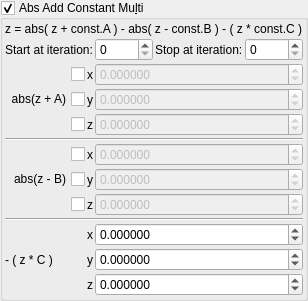
    <widget class="MyGroupBox" name="groupCheck_transf_function_enabledF_false">
     <property name="toolTip">
      <string/>
     </property>
     <property name="title">
      <string>Abs Add Constant Mu&amp;lti</string>
     </property>
     <property name="checkable">
      <bool>true</bool>
     </property>
     <layout class="QVBoxLayout" name="verticalLayout_33" stretch="0,0,0">
      <property name="spacing">
       <number>2</number>
      </property>
      <property name="leftMargin">
       <number>2</number>
      </property>
      <property name="topMargin">
       <number>2</number>
      </property>
      <property name="rightMargin">
       <number>2</number>
      </property>
      <property name="bottomMargin">
       <number>2</number>
      </property>
      <item>
       <widget class="QLabel" name="label_2">
        <property name="text">
         <string>z = abs( z + const.A ) - abs( z - const.B ) - ( z * const.C )</string>
        </property>
       </widget>
      </item>
      <item>
       <layout class="QGridLayout" name="gridLayout_65">
        <property name="spacing">
         <number>2</number>
        </property>
        <item row="2" column="2">
         <widget class="QLabel" name="label_253">
          <property name="text">
           <string>Stop at iteration:</string>
          </property>
         </widget>
        </item>
        <item row="2" column="3">
         <widget class="MySpinBox" name="spinboxInt_transf_stop_iterations_F">
          <property name="sizePolicy">
           <sizepolicy hsizetype="Minimum" vsizetype="Maximum">
            <horstretch>0</horstretch>
            <verstretch>0</verstretch>
           </sizepolicy>
          </property>
          <property name="maximum">
           <number>999</number>
          </property>
         </widget>
        </item>
        <item row="2" column="1">
         <widget class="MySpinBox" name="spinboxInt_transf_start_iterations_F">
          <property name="sizePolicy">
           <sizepolicy hsizetype="Minimum" vsizetype="Maximum">
            <horstretch>0</horstretch>
            <verstretch>0</verstretch>
           </sizepolicy>
          </property>
          <property name="maximum">
           <number>999</number>
          </property>
         </widget>
        </item>
        <item row="2" column="0">
         <widget class="QLabel" name="label_254">
          <property name="text">
           <string>Start at iteration:</string>
          </property>
         </widget>
        </item>
       </layout>
      </item>
      <item>
       <layout class="QGridLayout" name="gridLayout_28" columnstretch="0,0,1">
        <property name="spacing">
         <number>2</number>
        </property>
        <item row="5" column="2">
         <widget class="MyDoubleSpinBox" name="spinbox3_transf_offset_000_x">
          <property name="enabled">
           <bool>false</bool>
          </property>
          <property name="sizePolicy">
           <sizepolicy hsizetype="Minimum" vsizetype="Maximum">
            <horstretch>0</horstretch>
            <verstretch>0</verstretch>
           </sizepolicy>
          </property>
          <property name="prefix">
           <string/>
          </property>
          <property name="decimals">
           <number>6</number>
          </property>
          <property name="minimum">
           <double>-99.989999999999995</double>
          </property>
          <property name="singleStep">
           <double>0.100000000000000</double>
          </property>
         </widget>
        </item>
        <item row="3" column="0">
         <widget class="MyCheckBox" name="checkBox_transf_function_enabledAz">
          <property name="layoutDirection">
           <enum>Qt::RightToLeft</enum>
          </property>
          <property name="text">
           <string/>
          </property>
         </widget>
        </item>
        <item row="6" column="1">
         <widget class="QLabel" name="label_95">
          <property name="text">
           <string notr="true">y</string>
          </property>
         </widget>
        </item>
        <item row="1" column="0">
         <widget class="MyCheckBox" name="checkBox_transf_function_enabledAx">
          <property name="layoutDirection">
           <enum>Qt::RightToLeft</enum>
          </property>
          <property name="text">
           <string/>
          </property>
         </widget>
        </item>
        <item row="6" column="0">
         <widget class="MyCheckBox" name="checkBox_transf_function_enabledy">
          <property name="layoutDirection">
           <enum>Qt::RightToLeft</enum>
          </property>
          <property name="text">
           <string notr="true">abs(z - B)</string>
          </property>
         </widget>
        </item>
        <item row="2" column="0">
         <widget class="MyCheckBox" name="checkBox_transf_function_enabledAy">
          <property name="layoutDirection">
           <enum>Qt::RightToLeft</enum>
          </property>
          <property name="text">
           <string notr="true">abs(z + A)</string>
          </property>
         </widget>
        </item>
        <item row="11" column="2">
         <widget class="MyDoubleSpinBox" name="spinbox3_transf_scale3D_111_z">
          <property name="sizePolicy">
           <sizepolicy hsizetype="Minimum" vsizetype="Maximum">
            <horstretch>0</horstretch>
            <verstretch>0</verstretch>
           </sizepolicy>
          </property>
          <property name="decimals">
           <number>6</number>
          </property>
          <property name="minimum">
           <double>-99.989999999999995</double>
          </property>
          <property name="maximum">
           <double>99.989999999999995</double>
          </property>
          <property name="singleStep">
           <double>0.100000000000000</double>
          </property>
         </widget>
        </item>
        <item row="5" column="1">
         <widget class="QLabel" name="label_94">
          <property name="text">
           <string notr="true">x</string>
          </property>
         </widget>
        </item>
        <item row="1" column="2">
         <widget class="MyDoubleSpinBox" name="spinbox3_transf_offsetF_000_x">
          <property name="enabled">
           <bool>false</bool>
          </property>
          <property name="sizePolicy">
           <sizepolicy hsizetype="Minimum" vsizetype="Maximum">
            <horstretch>0</horstretch>
            <verstretch>0</verstretch>
           </sizepolicy>
          </property>
          <property name="prefix">
           <string/>
          </property>
          <property name="decimals">
           <number>6</number>
          </property>
          <property name="minimum">
           <double>-99.989999999999995</double>
          </property>
          <property name="singleStep">
           <double>0.100000000000000</double>
          </property>
         </widget>
        </item>
        <item row="2" column="2">
         <widget class="MyDoubleSpinBox" name="spinbox3_transf_offsetF_000_y">
          <property name="enabled">
           <bool>false</bool>
          </property>
          <property name="sizePolicy">
           <sizepolicy hsizetype="Minimum" vsizetype="Maximum">
            <horstretch>0</horstretch>
            <verstretch>0</verstretch>
           </sizepolicy>
          </property>
          <property name="decimals">
           <number>6</number>
          </property>
          <property name="minimum">
           <double>-99.989999999999995</double>
          </property>
          <property name="maximum">
           <double>99.989999999999995</double>
          </property>
          <property name="singleStep">
           <double>0.100000000000000</double>
          </property>
         </widget>
        </item>
        <item row="7" column="0">
         <widget class="MyCheckBox" name="checkBox_transf_function_enabledz">
          <property name="layoutDirection">
           <enum>Qt::RightToLeft</enum>
          </property>
          <property name="text">
           <string/>
          </property>
         </widget>
        </item>
        <item row="7" column="1">
         <widget class="QLabel" name="label_96">
          <property name="text">
           <string notr="true">z</string>
          </property>
         </widget>
        </item>
        <item row="10" column="2">
         <widget class="MyDoubleSpinBox" name="spinbox3_transf_scale3D_111_y">
          <property name="sizePolicy">
           <sizepolicy hsizetype="Minimum" vsizetype="Maximum">
            <horstretch>0</horstretch>
            <verstretch>0</verstretch>
           </sizepolicy>
          </property>
          <property name="decimals">
           <number>6</number>
          </property>
          <property name="minimum">
           <double>-99.989999999999995</double>
          </property>
          <property name="maximum">
           <double>99.989999999999995</double>
          </property>
          <property name="singleStep">
           <double>0.100000000000000</double>
          </property>
         </widget>
        </item>
        <item row="5" column="0">
         <widget class="MyCheckBox" name="checkBox_transf_function_enabledx">
          <property name="layoutDirection">
           <enum>Qt::RightToLeft</enum>
          </property>
          <property name="text">
           <string/>
          </property>
         </widget>
        </item>
        <item row="3" column="2">
         <widget class="MyDoubleSpinBox" name="spinbox3_transf_offsetF_000_z">
          <property name="enabled">
           <bool>false</bool>
          </property>
          <property name="sizePolicy">
           <sizepolicy hsizetype="Minimum" vsizetype="Maximum">
            <horstretch>0</horstretch>
            <verstretch>0</verstretch>
           </sizepolicy>
          </property>
          <property name="decimals">
           <number>6</number>
          </property>
          <property name="minimum">
           <double>-99.989999999999995</double>
          </property>
          <property name="maximum">
           <double>99.989999999999995</double>
          </property>
          <property name="singleStep">
           <double>0.100000000000000</double>
          </property>
         </widget>
        </item>
        <item row="9" column="2">
         <widget class="MyDoubleSpinBox" name="spinbox3_transf_scale3D_111_x">
          <property name="sizePolicy">
           <sizepolicy hsizetype="Minimum" vsizetype="Maximum">
            <horstretch>0</horstretch>
            <verstretch>0</verstretch>
           </sizepolicy>
          </property>
          <property name="prefix">
           <string/>
          </property>
          <property name="decimals">
           <number>6</number>
          </property>
          <property name="minimum">
           <double>-99.989999999999995</double>
          </property>
          <property name="singleStep">
           <double>0.100000000000000</double>
          </property>
         </widget>
        </item>
        <item row="2" column="1">
         <widget class="QLabel" name="label_68">
          <property name="text">
           <string notr="true">y</string>
          </property>
         </widget>
        </item>
        <item row="10" column="0">
         <widget class="QLabel" name="label">
          <property name="text">
           <string notr="true">- ( z * C )</string>
          </property>
         </widget>
        </item>
        <item row="8" column="0" colspan="3">
         <widget class="Line" name="line_23">
          <property name="orientation">
           <enum>Qt::Horizontal</enum>
          </property>
         </widget>
        </item>
        <item row="4" column="0" colspan="3">
         <widget class="Line" name="line_24">
          <property name="orientation">
           <enum>Qt::Horizontal</enum>
          </property>
         </widget>
        </item>
        <item row="9" column="1">
         <widget class="QLabel" name="label_99">
          <property name="text">
           <string notr="true">x</string>
          </property>
         </widget>
        </item>
        <item row="7" column="2">
         <widget class="MyDoubleSpinBox" name="spinbox3_transf_offset_000_z">
          <property name="enabled">
           <bool>false</bool>
          </property>
          <property name="sizePolicy">
           <sizepolicy hsizetype="Minimum" vsizetype="Maximum">
            <horstretch>0</horstretch>
            <verstretch>0</verstretch>
           </sizepolicy>
          </property>
          <property name="decimals">
           <number>6</number>
          </property>
          <property name="minimum">
           <double>-99.989999999999995</double>
          </property>
          <property name="maximum">
           <double>99.989999999999995</double>
          </property>
          <property name="singleStep">
           <double>0.100000000000000</double>
          </property>
         </widget>
        </item>
        <item row="6" column="2">
         <widget class="MyDoubleSpinBox" name="spinbox3_transf_offset_000_y">
          <property name="enabled">
           <bool>false</bool>
          </property>
          <property name="sizePolicy">
           <sizepolicy hsizetype="Minimum" vsizetype="Maximum">
            <horstretch>0</horstretch>
            <verstretch>0</verstretch>
           </sizepolicy>
          </property>
          <property name="decimals">
           <number>6</number>
          </property>
          <property name="minimum">
           <double>-99.989999999999995</double>
          </property>
          <property name="maximum">
           <double>99.989999999999995</double>
          </property>
          <property name="singleStep">
           <double>0.100000000000000</double>
          </property>
         </widget>
        </item>
        <item row="3" column="1">
         <widget class="QLabel" name="label_70">
          <property name="text">
           <string notr="true">z</string>
          </property>
         </widget>
        </item>
        <item row="1" column="1">
         <widget class="QLabel" name="label_69">
          <property name="text">
           <string notr="true">x</string>
          </property>
         </widget>
        </item>
        <item row="11" column="1">
         <widget class="QLabel" name="label_101">
          <property name="text">
           <string notr="true">z</string>
          </property>
         </widget>
        </item>
        <item row="10" column="1">
         <widget class="QLabel" name="label_100">
          <property name="text">
           <string notr="true">y</string>
          </property>
         </widget>
        </item>
       </layout>
      </item>
     </layout>
    </widget>
